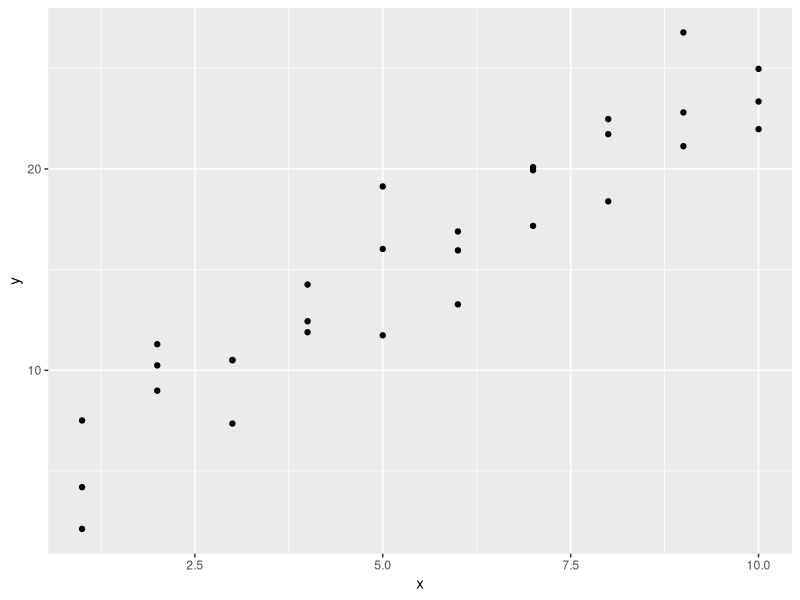
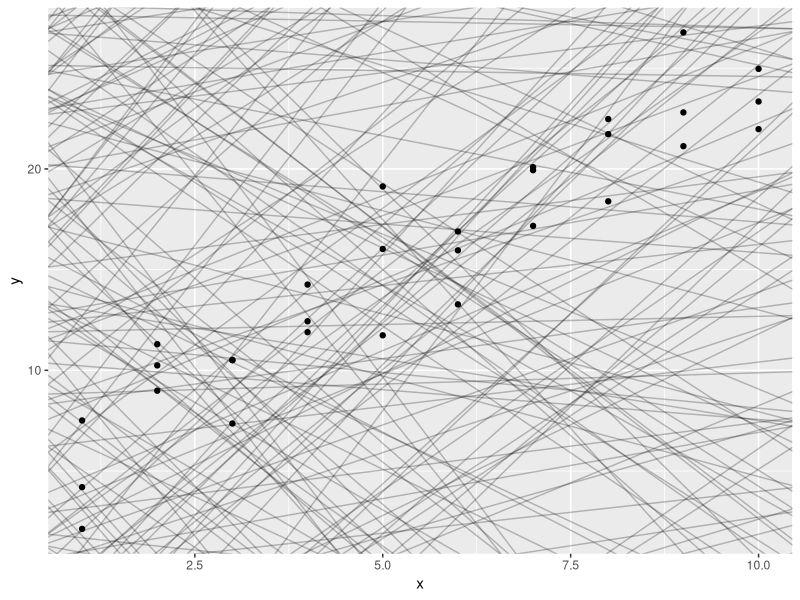
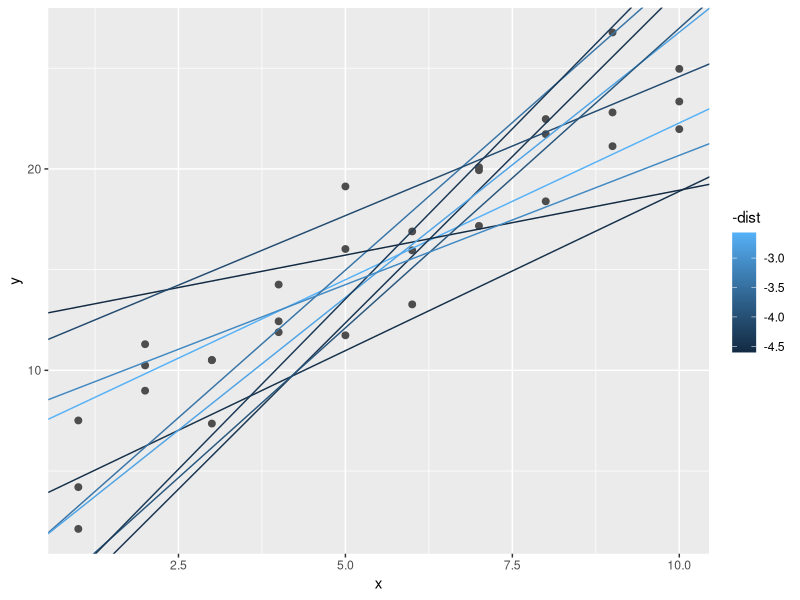
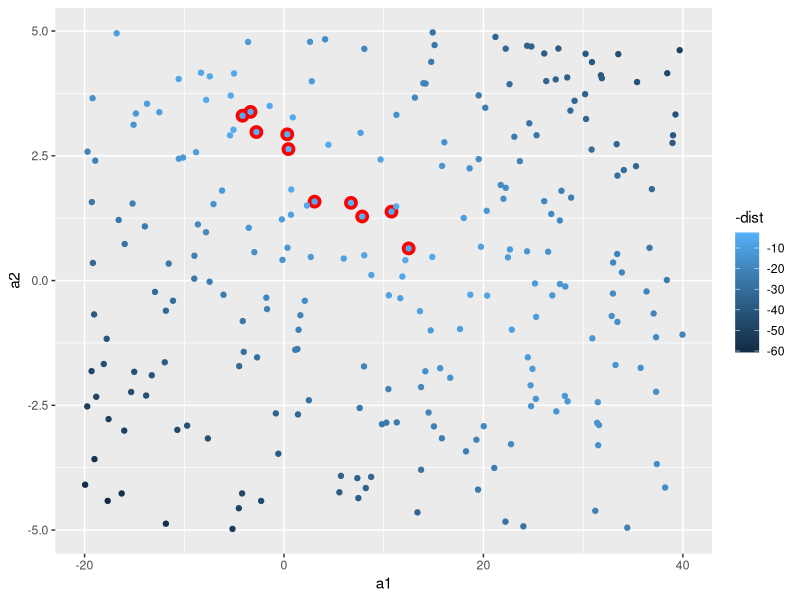
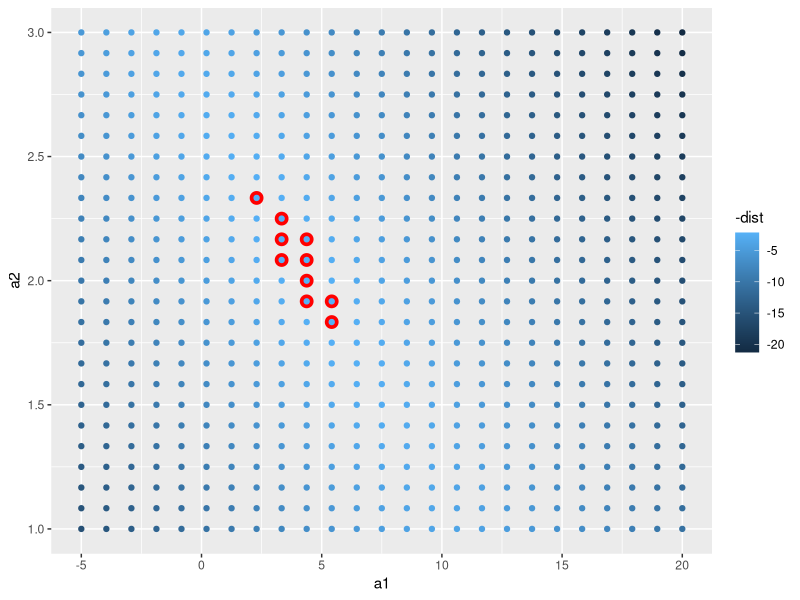
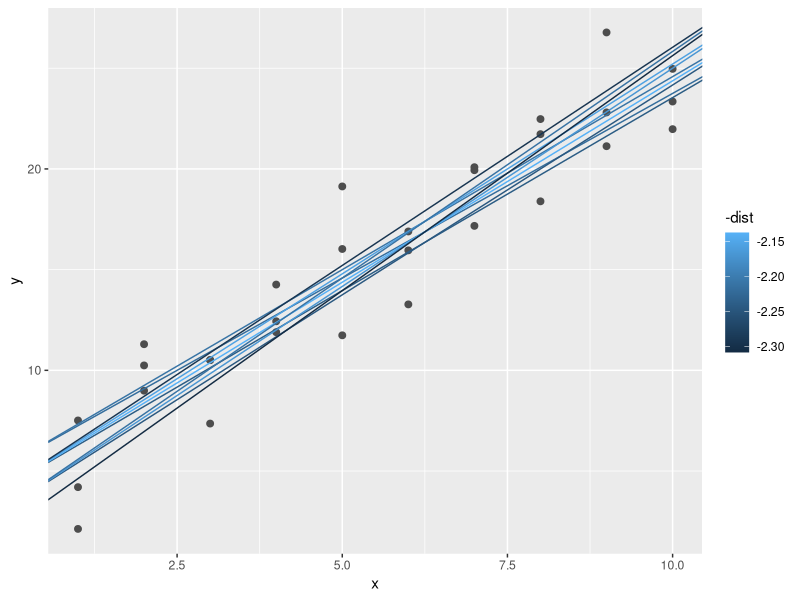
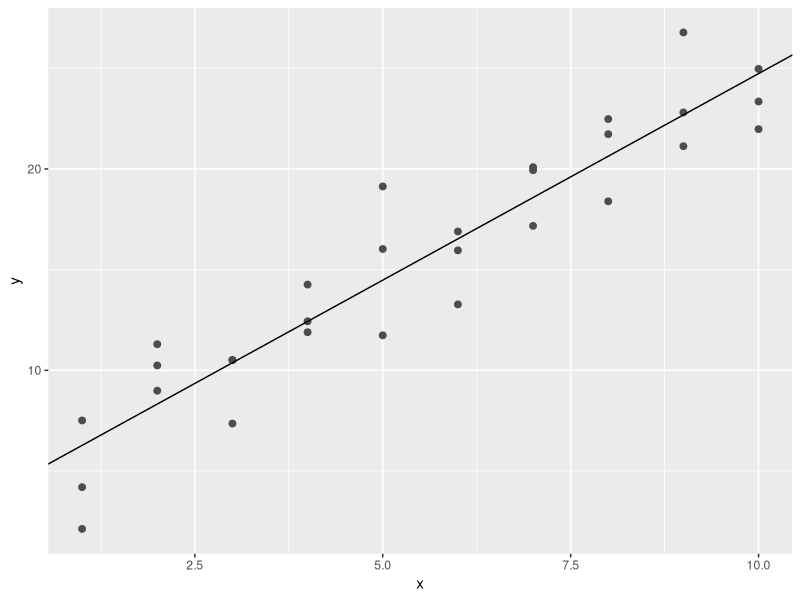
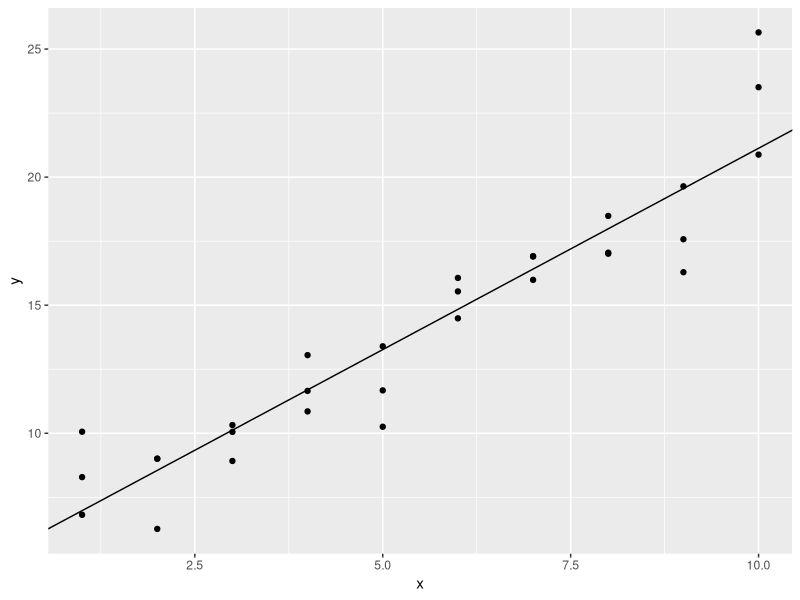

Recreate these plots in R, in order.
# Notes from R FOR DATA SCIENCE,
# an O'Reilly guide by Hadley Wickham and Garrett Grolemund
# Availible online at http://r4ds.had.co.nz/
# PART FOUR: Model
# Chapter 18: Model Basics with modelr

library(tidyverse)
library(modelr)
options(na.action = na.warn)

############ A Simple Model ############ 
sim1
ggplot(sim1, aes(x, y)) +
  geom_point()
# looks linear
models <- tibble(a1 = runif(250, -20, 40),
                 a2 = runif(250, -5, 5))
ggplot(sim1, aes(x, y)) +
  geom_abline(aes(intercept = a1, slope = a2),
              data = models, alpha = 1/4) +
  geom_point()

model1 <- function(a, data) {
  a[1] + data$x * a[2]
}
model1(c(7, 1.5), sim1)

measure_distance <- function(mod, data) {
  diff <- data$y - model1(mod, data)
  sqrt(mean(diff ^ 2))
}
measure_distance(c(7, 1.5), sim1)

sim1_dist <- function(a1, a2) {
  measure_distance(c(a1, a2), sim1)
}
models <- models %>%
  mutate(dist = purrr::map2_dbl(a1, a2, sim1_dist))
models

# overlay 10 best models
ggplot(sim1, aes(x, y)) +
  geom_point(size = 2, color = "grey30") +
  geom_abline(aes(intercept = a1, slope = a2, color = -dist),
              data = filter(models, rank(dist) <= 10))

# can think of these models as obs and visualize
ggplot(models, aes(a1, a2)) +
  geom_point(data = filter(models, rank(dist) <= 10),
             size = 4, color = "red") +
  geom_point(aes(color = -dist))

# instead of being random, could be more systematic with an evenly spaced grid of points
grid <- expand.grid(a1 = seq(-5, 20, length = 25),
                    a2 = seq(1, 3, length = 25)) %>%
  mutate(dist = purrr::map2_dbl(a1, a2, sim1_dist))
grid %>%
  ggplot(aes(a1, a2)) + 
  geom_point(data = filter(grid, rank(dist) <= 10),
             size = 4, color = "red") +
  geom_point(aes(color = -dist))

ggplot(sim1, aes(x, y)) +
  geom_point(size = 2, color = "grey30") +
  geom_abline(aes(intercept = a1, slope = a2, color = -dist),
              data = filter(grid, rank(dist) <= 10))

# could iterate the grid smaller and smaller but theres a better way: 
# Newton-Raphson search. Pick starting point, look around for steepest slope
# then ski down that slope a little way then repeat again and again until you cant go any
# lower. do with optim()
best <- optim(c(0,0), measure_distance, data = sim1)
best$par

ggplot(sim1, aes(x, y)) +
  geom_point(size = 2, color = "grey30") +
  geom_abline(intercept = best$par[1], slope = best$par[2])

# lm() for linear models
sim1_mod <- lm(y ~ x, data = sim1)
coef(sim1_mod)

# Exercises
sim1a <- tibble(x = rep(1:10, each = 3),
                y = x * 1.5 + 6 + rt(length(x), df = 2))
sim1a_mod <- lm(y ~ x, data = sim1a)

ggplot(sim1a, aes(x, y)) +
  geom_point() +
  geom_abline(intercept = coef(sim1a_mod)[1], slope = coef(sim1a_mod)[2])

# 2
measure_distance <- function(mod, data) {
  diff <- data$y - make_prediction(mod, data)
  mean(abs(diff))
}

############### Visualizing Models ############### 
# modelr::data_grid() to make evenly spaced grid
grid <- sim1 %>%
  data_grid(x)
grid

# add predictions with add_predictions()
grid <-  grid %>%
  add_predictions(sim1_mod)
grid

ggplot(sim1, aes(x, y)) +
  geom_point(aes(y = y)) +
  geom_line(aes(y = pred),
            data = grid,
            color = "red",
            size = 1)

# add residuals with add_residuals()
sim1 <- sim1 %>%
  add_residuals(sim1_mod)
sim1

ggplot(sim1, aes(resid)) +
  geom_freqpoly(binwidth = 0.5)
# avg of resis will always be 0

# resid plot looks like random noise, which is good!
ggplot(sim1, aes(x, resid)) +
  geom_ref_line(h = 0) +
  geom_point()

# Exercises
# 1
sim1_loess <- loess(y ~ x, data = sim1)
grid_loess <- sim1 %>%
  data_grid(x) %>%
  add_predictions(sim1_loess)
grid_loess

# same as with lm()
ggplot(sim1, aes(x)) +
  geom_point(aes(y = y)) +
  geom_line(aes(y = pred),
            data = grid, 
            color = "blue",
            size = 1)

ggplot(sim1) +
  geom_point(aes(x, y)) +
  geom_smooth(aes(x, y), 
              color = "red",
              se = FALSE)

################ Formulas and Model Families ################ 
df <- tribble(
  ~y, ~x1, ~x2,
  4, 2, 5, 
  5, 1, 6)
model_matrix(df, y ~ x1)
# can explicitly remove intercept column with -1
model_matrix(df, y ~ x1 - 1)

model_matrix(df, y ~ x1 + x2)

# CATEGORICAL VARIABLES
df <- tribble(
  ~sex, ~response,
  "male", 1,
  "female", 2,
  "male", 1
)
model_matrix(df, response ~ sex)

ggplot(sim2) +
  geom_point(aes(x, y))
mod2 <- lm(y ~ x, data = sim2)
grid <- sim2 %>%
  data_grid(x) %>%
  add_predictions(mod2)
grid

ggplot(sim2, aes(x)) +
  geom_point(aes(y = y)) +
  geom_point(data = grid,
             aes(y = pred),
             color = "red",
             size = 4)

# INTERACTIONS (CONTINUOUS AND CATEGORICAL)
ggplot(sim3, aes(x1, y)) +
  geom_point(aes(color = x2))

mod1 <- lm(y ~ x1 + x2, data = sim3)
mod2 <- lm(y ~ x1 * x2, data = sim3)

# using +: model estimates each effect independent of all the others
# using * can fit the interactions

grid <- sim3 %>%
  data_grid(x1, x2) %>%
  gather_predictions(mod1, mod2)
grid

ggplot(sim3, aes(x1, y, color = x2)) +
  geom_point() +
  geom_line(data = grid, aes(y = pred)) +
  facet_wrap( ~ model)

sim3 <- sim3 %>%
  gather_residuals(mod1, mod2)

ggplot(sim3, aes(x1, resid, color = x2)) +
  geom_point() +
  geom_ref_line(h = 0, size = 1) +
  facet_grid(model ~ x2)

# INTERACTIONS (TWO CONTINUOUS)
mod1 <- lm(y ~ x1 + x2, data = sim4)
mod2 <- lm(y ~ x1 * x2, data = sim4)

grid <- sim4 %>%
  data_grid(x1 = seq_range(x1, 5),
            x2 = seq_range(x2, 5)) %>%
  gather_predictions(mod1, mod2)
grid

ggplot(grid, aes(x1, x2)) +
  geom_tile(aes(fill = pred)) +
  facet_wrap(~ model)
# instead of viewing from the top, we can look from the side
ggplot(grid, aes(x1, pred, color = x2, group = x2)) +
  geom_line() +
  facet_wrap( ~ model)
ggplot(grid, aes(x2, pred, color = x1, group = x1)) +
  geom_line() +
  facet_wrap( ~ model)

# TRANSFORMATIONS
# if doing transofrms where +/*/^/ or - are used, wrap in I()
df <- tribble(
  ~y, ~x,
  1, 1,
  2, 2,
  3, 3
)
model_matrix(df, y ~ x^2 + x)
model_matrix(df, y ~ I(x^2) + x)

# taylors theorum fro approximating non linear smooth functions
model_matrix(df, y ~ poly(x, 2))
# splines::ns() is a safer version of poly()
library(splines)
model_matrix(df, y ~ ns(x, 2))

sim5 <- tibble(
  x = seq(0, 3.5 * pi, length = 50),
  y = 4 * sin(x) + rnorm(length(x))
)
ggplot(sim5, aes(x, y)) +
  geom_point()

# fit 5 models to the data
mod1 <- lm(y ~ ns(x, 1), data = sim5)
mod2 <- lm(y ~ ns(x, 2), data = sim5)
mod3 <- lm(y ~ ns(x, 3), data = sim5)
mod4 <- lm(y ~ ns(x, 4), data = sim5)
mod5 <- lm(y ~ ns(x, 5), data = sim5)

grid <- sim5 %>%
  data_grid(x = seq_range(x, n = 50, expand = 0.1)) %>%
  gather_predictions(mod1, mod2, mod3, mod4, mod5, .pred = "y")

ggplot(sim5, aes(x, y)) +
  geom_point() +
  geom_line(data = grid, color = "red") +
  facet_wrap(~ model)

# Exercises
# 2
mod1 <- lm(y ~ x1 + x2, data = sim4)
mod2 <- lm(y ~ x1 * x2, data = sim4)
model_matrix(sim4, y ~ x1 + x2)
model_matrix(sim4, y ~ x1 * x2)

# 3
mod1 <- lm(y ~ x1 + x2, data = sim3)
mod2 <- lm(y ~ x1 * x2, data = sim3)
sim3
mod1